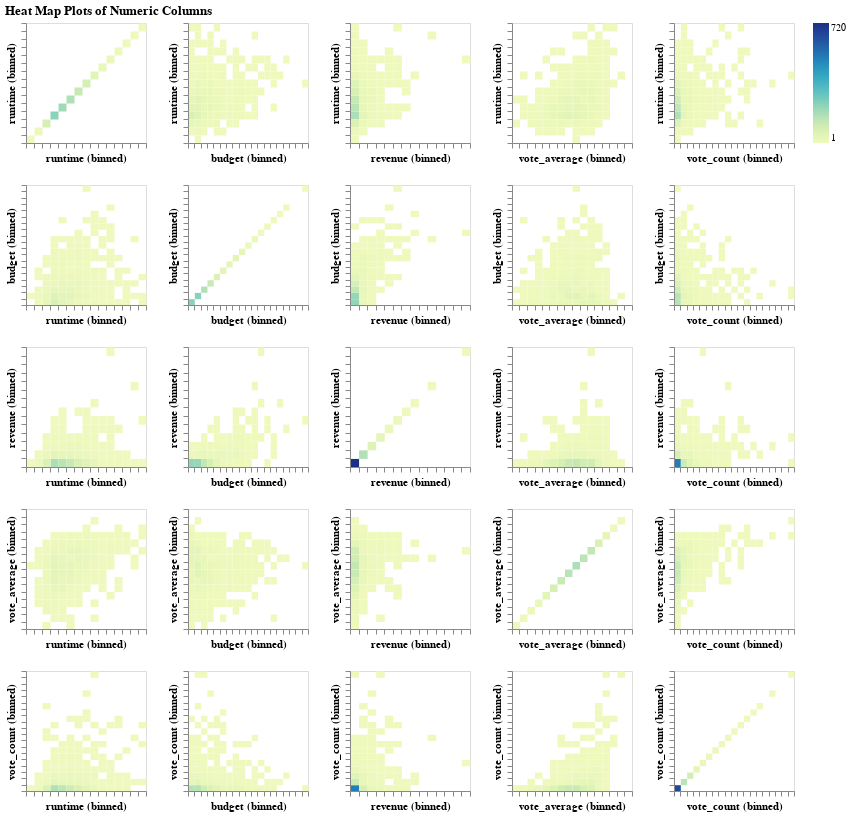

The notebook cell this image was saved under:
### Markdown cell above
**Question 2.7** <br> {points: 1}  

2D histograms can also be used as a good alternative when your scatter plots become oversaturated. In a similar way that you created the scatterplot matrix (SPLOM) from **Question 2.3**, you use similar code to make a “heatmap-like” 2D histogram instead. 

Make sure that you

- Use the `movies_df` dataframe. 
- Setting the `maxbins` parameter to 25 for both axes.
- Remove the necessity of displaying the zero value for both the x and y axes unless the data actually starts at zero. This will help get a better idea of the shape that's being made. we can use `scale=alt.Scale(zero=False)` for this.
- Reduce each subplots height and width to 120. 
- Finally, configure the axes ([`configure_axis`](https://altair-viz.github.io/altair-viz-v4/user_guide/configuration.html)) to remove the axes labels 


*Save the plot in an object named `hist_matrix_plot`.*

### Code cell
hist_matrix_plot = alt.Chart(movies_df).mark_rect().encode(
    alt.X(alt.repeat('column'), type='quantitative',scale=alt.Scale(zero=False), bin=alt.Bin(maxbins=25)),
    alt.Y(alt.repeat('row'), type='quantitative',scale=alt.Scale(zero=False), bin=alt.Bin(maxbins=25)),
    alt.Color('count()', title=None)).properties(
    width=120, height=120).repeat(
    column=numeric_cols, row=numeric_cols, columns=5, title="Heat Map Plots of Numeric Columns").configure_axis(labels=False)
hist_matrix_plot

### Figure 1 — Vega-Lite specification as saved in the notebook (floating-point values rounded to 4 significant figures; data arrays with more than 128 entries replaced by an {"elided": "..."} marker saying what was removed)
{"config": {"view": {"continuousWidth": 400, "continuousHeight": 300}, "axis": {"labels": false}}, "repeat": {"column": ["runtime", "budget", "revenue", "vote_average", "vote_count"], "row": ["runtime", "budget", "revenue", "vote_average", "vote_count"]}, "spec": {"data": {"name": "data-f7df15cbb7589172219c000e0418ebaa"}, "mark": "rect", "encoding": {"color": {"type": "quantitative", "aggregate": "count", "title": null}, "x": {"type": "quantitative", "bin": {"maxbins": 25}, "field": {"repeat": "column"}, "scale": {"zero": false}}, "y": {"type": "quantitative", "bin": {"maxbins": 25}, "field": {"repeat": "row"}, "scale": {"zero": false}}}, "height": 120, "width": 120}, "columns": 5, "title": "Heat Map Plots of Numeric Columns", "$schema": "https://vega.github.io/schema/vega-lite/v4.8.1.json", "datasets": {"data-f7df15cbb7589172219c000e0418ebaa": {"elided": "1008 records"}}}
